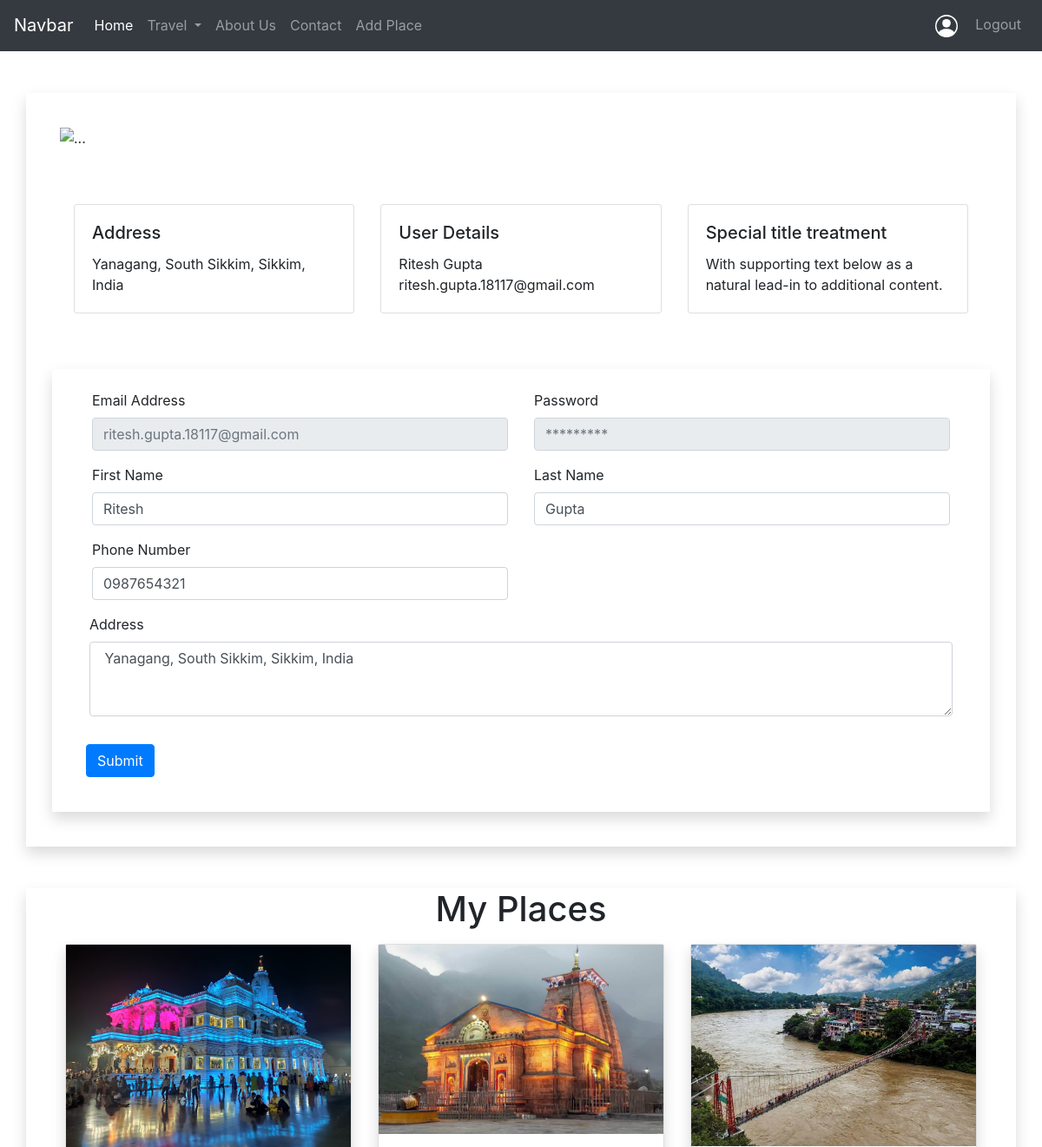
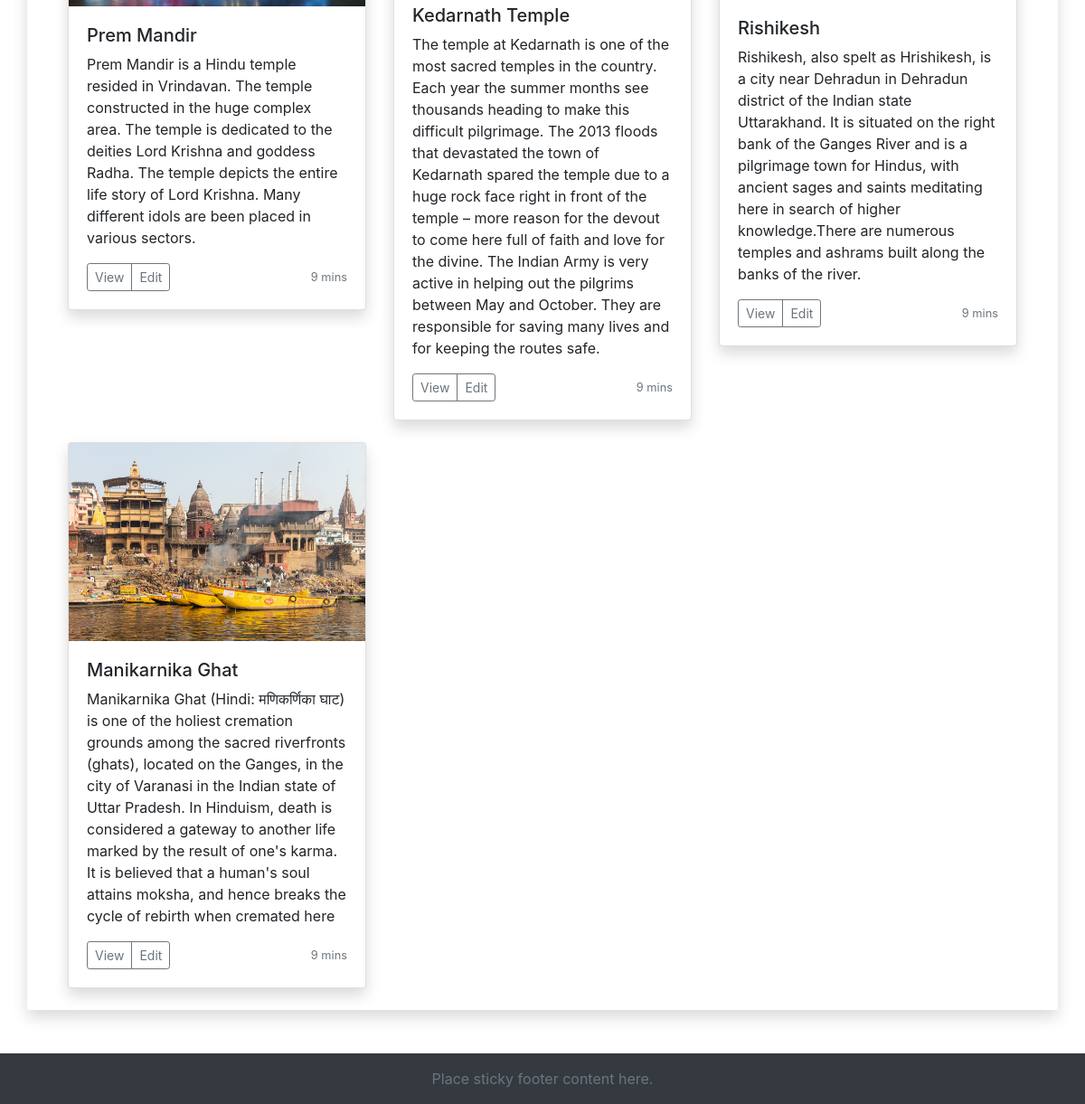
The page /dashboard (signed in) on the database its author committed (2 pictures, top to bottom).
### accounts/models.py (models this page shows, shortened)
class CustomUser(AbstractUser):
    username = None
    first_name = models.CharField(max_length=40)
    last_name = models.CharField(max_length=40)
    address = models.TextField()
    email = models.EmailField(_("email address"), unique=True)
    phone_number = models.CharField(max_length=15)
    USERNAME_FIELD = "email"
    REQUIRED_FIELDS = []
    objects = CustomUserManager()

class Place(models.Model):
    place_id = models.AutoField(primary_key=True)
    place_type =models.CharField(max_length=40)
    name = models.CharField(max_length=40)
    description = models.TextField()
    address = models.TextField()
    images = models.ImageField(upload_to='images',default="")
    user = models.ForeignKey(CustomUser,models.SET_NULL,blank=True,null=True)

### accounts/views.py (the view, shortened to what this page needs)
# urls.py: path("dashboard", views.dashboard, name='dashboard'),
def dashboard(request):
    if  request.user.is_anonymous:
        return redirect('/')
    myPlaces = Place.objects.filter(user=request.user).values()
    print(myPlaces)
    return render(request,'dashboard.html',{'myPlaces': myPlaces})

### accounts/templates/dashboard.html (shortened to what this page needs)
{% extends 'base.html' %}
{% block body %}
<div class="d-flex flex-wrap container shadow my-5 py-3">
    <div class="container-fluid p-4">
        <img src="https://images.unsplash.com/photo-1503220317375-aaad61436b1b?ixlib=rb-4.0.3&ixid=M3wxMjA3fDB8MHxwaG90by1wYWdlfHx8fGVufDB8fHx8fA%3D%3D&auto=format&fit=crop&h=410&w=1170&q=80" class="d-block w-100" alt="...">
    </div>
    <div class="container m-3 p-4">
        <div class="row">
            <div class="col-sm-4">
                <div class="card">
                    <div class="card-body">
                        <h5 class="card-title">Address</h5>
                        <p class="card-text">{{request.user.address}}</p>
                    </div>
                </div>
            </div>
            <div class="col-sm-4">
                <div class="card">
                    <div class="card-body">
                        <h5 class="card-title">User Details</h5>
                        <p class="card-text">{{request.user.first_name}}
                            {{request.user.last_name}}<br>{{request.user.email}}</p>
                    </div>
                </div>
            </div>
            <div class="col-sm-4">
                <div class="card">
                    <div class="card-body">
                        <h5 class="card-title">Special title treatment</h5>
                        <p class="card-text">With supporting text below as a natural lead-in to additional content.</p>
                    </div>
                </div>
            </div>
        </div>
    </div>
    <div class="container">
        <div class="container shadow my-4 py-4">
            <form method="POST">
                <div class="d-flex justify-content-between form-group mx-3">
                    <div class="col-6">
                        <label for="email">Email Address</label>
                        <input type="email" class="form-control" id="email" name="email"
                            placeholder="{{request.user.email}}" readonly>
                    </div>
                    <div class="col-6">
                        <label for="password">Password</label>
                        <input type="password" class="form-control" id="password" name="password"
                            placeholder="*********" readonly>
                    </div>
                </div>
                <div class="d-flex justify-content-between form-group mx-3">
                    <div class="col-6">
                        <label for="firstName">First Name</label>
                        <input type="text" class="form-control" id="firstName" name="firstName" placeholder="First name"
                            value="{{request.user.first_name}}">
                    </div>
                    <div class="col-6">
                        <label for="lastName">Last Name</label>
                        <input type="text" class="form-control" id="lastName" name="lastName" placeholder="Last name"
                            value="{{request.user.last_name}}">
                    </div>
                </div>
                <div class="d-flex justify-content-between form-group mx-3">
                    <div class="col-6">
                        <label for="phone">Phone Number</label>
                        <input type="text" class="form-control" id="phone" name="phone" placeholder="Phone Number"
                            value="{{request.user.phone_number}}">
                    </div>
                </div>
                <div class="form-group mx-4 px-1">
                    <label for="address">Address</label>
                    <textarea class="form-control" id="address" name="address"
                        rows="3"> {{request.user.address}}</textarea>
                </div>
                <button type="submit" class="mx-4 btn btn-primary my-3">Submit</button>
            </form>
        </div>
    </div>
</div>
<div class="container my-5 shadow">
    <div class="container my-5">
        <h1 class="my-3 text-center">My Places</h1>
        <div class="container">
            <div class="row">
                {% for myPlace in myPlaces %}
                <div class="col-md-4">
                    <div class="card mb-4 shadow">
                        <img src="./../../media/{{myPlace.images}}" class="d-block w-100" alt="Image">
                        <div class="card-body">
                            <h5>{{ myPlace.name }}</h5>
                            <p class="card-text">{{myPlace.description}}</p>
                            <div class="d-flex justify-content-between align-items-center">
                                <div class="btn-group">
                                    <a href="viewPlace/{{myPlace.place_id}}" class="btn btn-sm btn-outline-secondary">View</a>
                                    <a href="edit/{{myPlace.place_id}}" class="btn btn-sm btn-outline-secondary">Edit</a>
                                </div>
                                <small class="text-muted">9 mins</small>
                            </div>
                        </div>
                    </div>
                </div>
                {% endfor %}
            </div>
        </div>
    </div>
</div>
{% endblock body %}

### accounts/templates/base.html (shortened to what this page needs)
<!doctype html>
<html lang="en">
<head>
  <link rel="stylesheet" href="https://cdn.jsdelivr.net/npm/bootstrap@4.3.1/dist/css/bootstrap.min.css"
>
  <link rel="stylesheet" type="text/css" href="/static/css/rating.css">
</head>
<body>
  <nav class="navbar navbar-expand-lg navbar-dark bg-dark">
    <a class="navbar-brand" href="#">Navbar</a>
    <div class="collapse navbar-collapse" id="navbarSupportedContent">
      <ul class="navbar-nav mr-auto">
        <li class="nav-item active">
          <a class="nav-link" href="/">Home <span class="sr-only">(current)</span></a>
        </li>
        <li class="nav-item dropdown">
          <a class="nav-link dropdown-toggle" href="#" id="navbarDropdown" role="button" data-toggle="dropdown"
            aria-haspopup="true" aria-expanded="false">
            Travel
          </a>
        </li>
        <li class="nav-item">
          <a class="nav-link" href="/about">About Us</a>
        </li>
        <li class="nav-item">
          <a class="nav-link" href="/contact">Contact</a>
        </li>
        {% if not request.user.is_anonymous %}
        <li class="nav-item">
          <a class="nav-link" href="/addPlace">Add Place</a>
        </li>
        {% endif %}
      </ul>
      <div>
        <ul class="navbar-nav mr-auto">
          {% if request.user.is_anonymous %}
          <li class="nav-item">
            <a class="nav-link" href="/register">Register</a>
          </li>
          <li class="nav-item">
            <a class="nav-link" href="/login">Login</a>
          </li>
          {% else %}
          <li class="nav-item">
            <a href="/dashboard" class="nav-link">
            </a>
          </li>
          <li class="nav-item">
            <a class="nav-link" href="/logout">Logout</a>
          </li>
          {% endif %}
        </ul>
      </div>
    </div>
  </nav>
  {% block body %}
  {% endblock body %}
  <footer class="footer mt-auto bg-dark text-light">
    <div class="container text-center py-3">
      <span class="text-muted">Place sticky footer content here.</span>
    </div>
  </footer>
</body>
</html>

### rows shown on the page
CustomUser: user.address "Yanagang, South Sikkim, Sikkim, India", user.first_name "Ritesh", user.last_name "Gupta", user.email "ritesh.gupta.18117@gmail.com", email "ritesh.gupta.18117@gmail.com", firstName "Ritesh", lastName "Gupta", phone "0987654321", address "Yanagang, South Sikkim, Sikkim, India"
Place: images (picture), name "Prem Mandir", description "Prem Mandir is a Hindu temple resided in Vrindavan. The temple constructed in the huge complex area. The temple is dedicated to the deities Lord Krishna and goddess Radha. The temple depicts the entire life story of Lord Krishna. Many different idols are been placed in various sectors."
Place: images (picture), name "Kedarnath Temple", description "The temple at Kedarnath is one of the most sacred temples in the country. Each year the summer months see thousands heading to make this difficult pilgrimage. The 2013 floods that devastated the town of Kedarnath spared the temple due to a huge rock face right in front of the temple – more reason for the devout to come here full of faith and love for the divine. The Indian Army is very active in helping out the pilgrims between May and October. They are responsible for saving many lives and for keeping the routes safe."
Place: images (picture), name "Rishikesh", description "Rishikesh, also spelt as Hrishikesh, is a city near Dehradun in Dehradun district of the Indian state Uttarakhand. It is situated on the right bank of the Ganges River and is a pilgrimage town for Hindus, with ancient sages and saints meditating here in search of higher knowledge.There are numerous temples and ashrams built along the banks of the river."
Place: images (picture), name "Manikarnika Ghat", description "Manikarnika Ghat (Hindi: मणिकर्णिका घाट) is one of the holiest cremation grounds among the sacred riverfronts (ghats), located on the Ganges, in the city of Varanasi in the Indian state of Uttar Pradesh. In Hinduism, death is considered a gateway to another life marked by the result of one's karma. It is believed that a human's soul attains moksha, and hence breaks the cycle of rebirth when cremated here"
